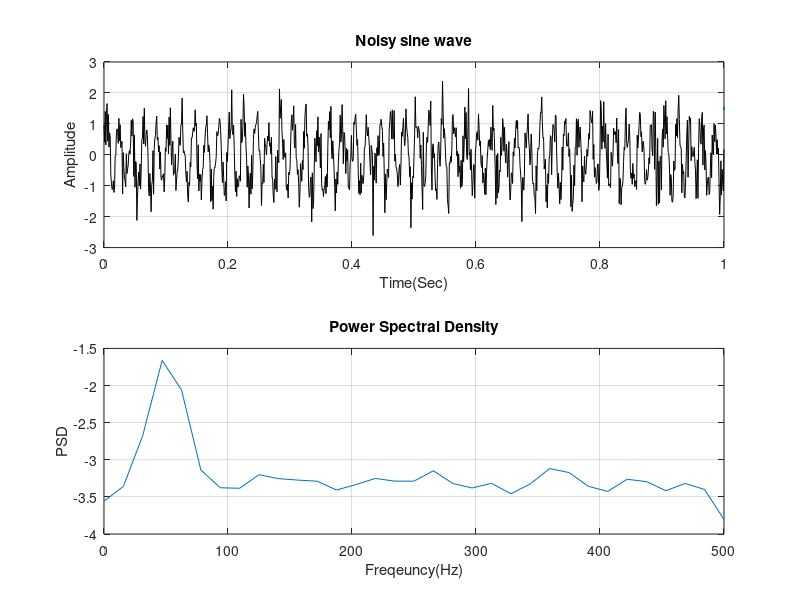

Write MATLAB code to recreate this figure.

%% Power Spectral Density - describes how the power (or energy) of a signal is distributed across different frequency components. 
% It is a key tool for analyzing signals in the frequency domain
% Units - watts/Hz

fs = 1000;
time = 0:1/fs:1;

% sine wave
fm = 50;
sine = sin(2 * pi * fm * time) + 0.5 * randn(size(time));

figure(1),clf
subplot(211);
plot(time,sine,'black',LineWidth=1.5);
title('Noisy sine wave'),xlabel('Time(Sec)'), ylabel('Amplitude');
grid on;

% Welch's method for PSD estimation
[pxx,f] = pwelch(sine,[],[],[],fs);

subplot(212);
plot(f,log10(pxx));
title('Power Spectral Density'),xlabel('Freqeuncy(Hz)'),ylabel('PSD');
grid on;

%% Observations
% The PSD plot shows how the power of the signal is distributed across different frequencies.
% Main Peak at 50 Hz:The sinusoidal component of the signal sin(2π50t) contributes most of the power, so the PSD has a prominent peak at 50Hz
% Broadband Noise: The added random noise spreads power across a wide range of frequencies, causing the PSD to rise at non-sinusoidal frequencies.